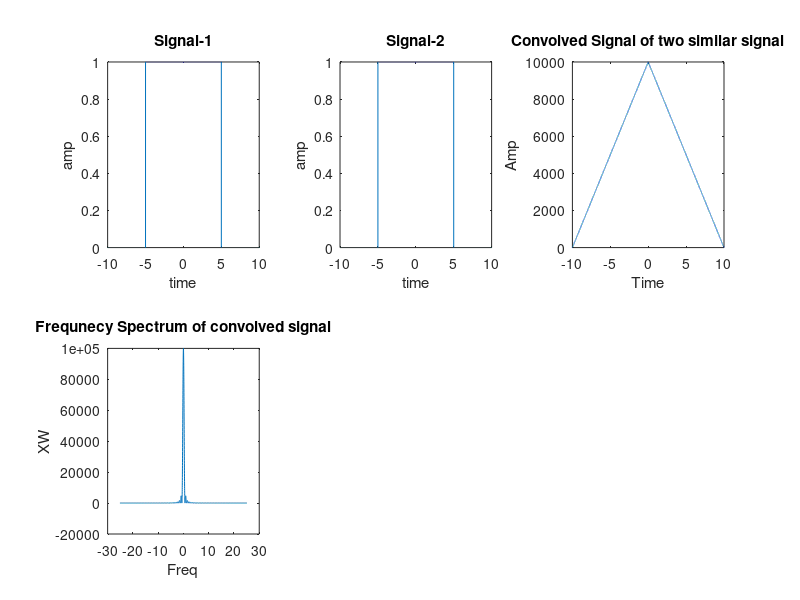

Write the MATLAB code that produced this figure.
clear all;
close all;
T=10;
t=-10:0.001:10;
xt1=rectpuls(t,T);
subplot(2,3,1);
plot(t,xt1);
xlabel('time');
ylabel('amp');
title('Signal-1');
xt2=rectpuls(t,T);
subplot(2,3,2);
plot(t,xt2);

xlabel('time');
ylabel('amp');

title('Signal-2');
xt=conv(xt1,xt2,'same');
subplot(2,3,3);
plot(t,xt);
xlabel('Time');
ylabel("Amp");
title("Convolved Signal of two similar signal");
w=-8*pi:0.01:8*pi;
for i=1:length(w)
    xw(i)=trapz(t,xt.*exp(-j*w(i).*t));

end
subplot(2,3,4);
plot(w,xw);
xlabel('Freq');
ylabel('XW');
title('Frequnecy Spectrum of convolved signal');
